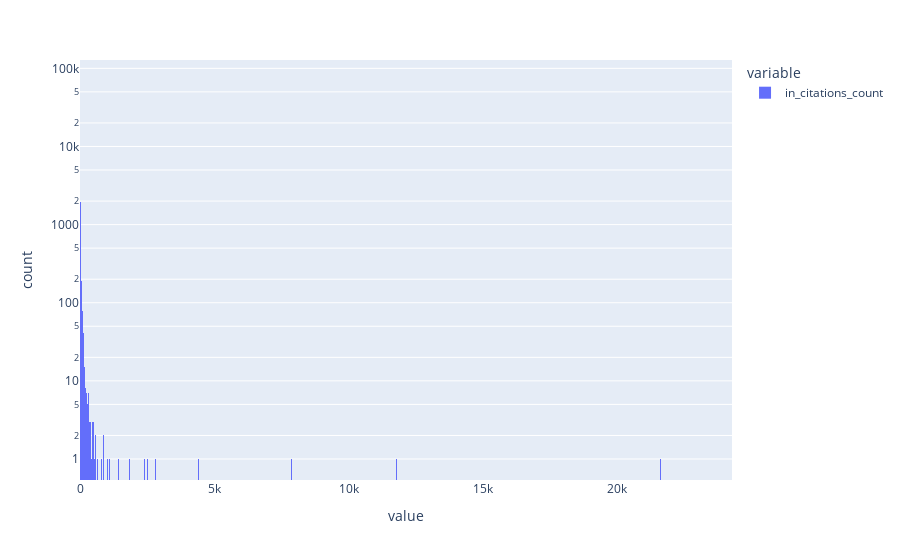

Notebook code for this chart:
### Code cell
px.histogram(df['in_citations_count'], log_y=True)

### Figure 1 — Plotly figure (JSON) as saved in the notebook; plotly's stock layout.template omitted (floating-point values rounded to 4 significant figures; data arrays with more than 128 entries replaced by an {"elided": "..."} marker saying what was removed)
{"data": [{"alignmentgroup": "True", "bingroup": "x", "hovertemplate": "variable=in_citations_count<br>value=%{x}<br>count=%{y}<extra></extra>", "legendgroup": "in_citations_count", "marker": {"color": "#636efa", "pattern": {"shape": ""}}, "name": "in_citations_count", "offsetgroup": "in_citations_count", "orientation": "v", "showlegend": true, "type": "histogram", "x": {"elided": "88678 int values"}, "xaxis": "x", "yaxis": "y"}], "layout": {"barmode": "relative", "legend": {"title": {"text": "variable"}, "tracegroupgap": 0}, "margin": {"t": 60}, "xaxis": {"anchor": "y", "domain": [0, 1], "title": {"text": "value"}}, "yaxis": {"anchor": "x", "domain": [0, 1], "title": {"text": "count"}, "type": "log"}}}
